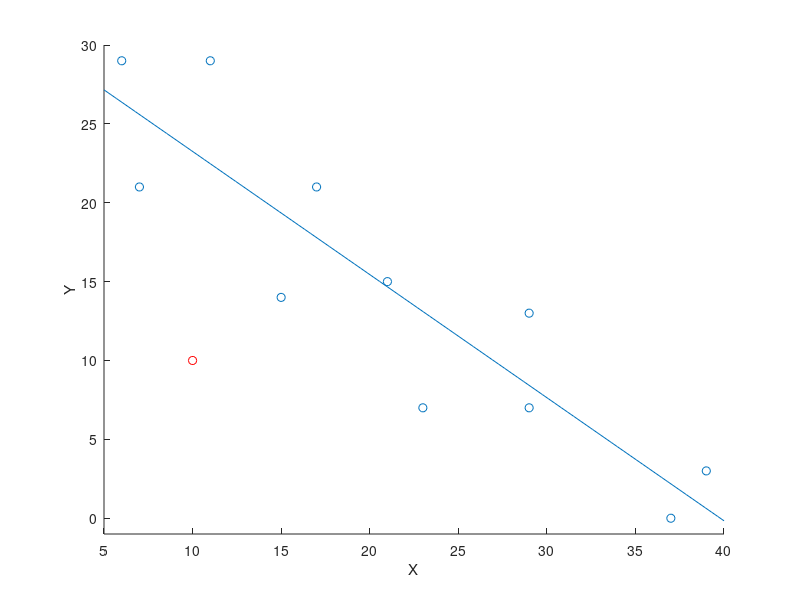

Write MATLAB code to recreate this figure.
x = [6 7 11 15 17 21 23 29 29 37 39];
y = [29 21 29 14 21 15 7 7 13 0 3];
n = length(x);
xy = x.*y;
xx = x.*x;
yy = y.*y;

a1 = (n*sum(xy)-sum(x)*sum(y))/(n*sum(xx)-sum(x)^2)

a0 = sum(y)/n - a1*sum(x)/n

Sr = sum((y - a0 - a1*x).^2)

s = sqrt(Sr/(n-2))

r = (n*sum(xy) - sum(x)*sum(y))/(sqrt(n*sum(xx)-sum(x)^2)*sqrt(n*sum(yy)-sum(y)^2))

hold on
xlabel('X');
ylabel('Y');
set(gca, 'XLim',[min(x)-1,max(x)+1], 'YLim',[min(y)-1,max(y)+1]);
scatter(x,y);
xs = linspace(min(x)-1,max(x)+1,100);
ys = a1*xs + a0;
plot(xs,ys);
scatter(10,10,'r');

e = 10 - (a1*10 + a0)